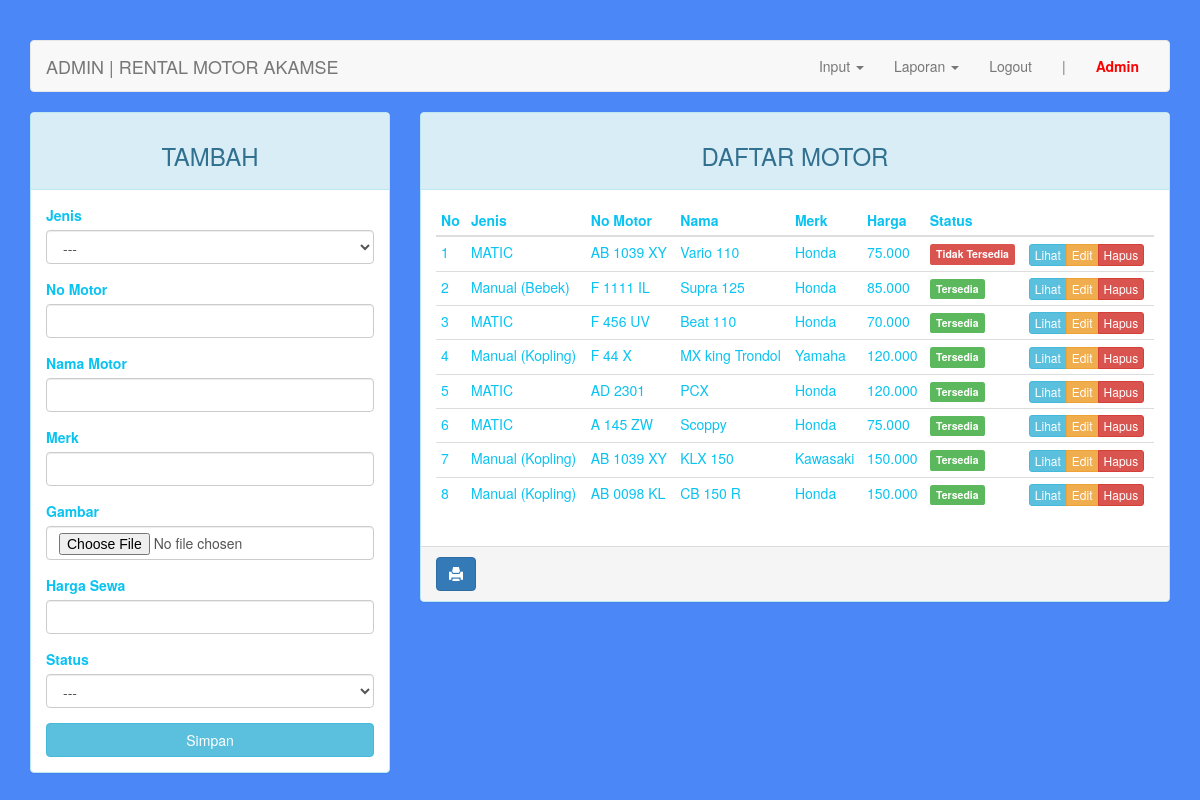
The app's page /admin/index.php?page=motor (signed in) with its own data.
### tables this page shows
CREATE TABLE `motor` (
  `id_motor` int(11) NOT NULL,
  `id_jenis` int(4) NOT NULL,
  `no_motor` varchar(10) NOT NULL,
  `merk` varchar(20) NOT NULL,
  `nama_motor` varchar(30) NOT NULL,
  `gambar` varchar(100) NOT NULL,
  `harga` varchar(7) NOT NULL,
  `status` enum('0','1') NOT NULL
);

CREATE TABLE `jenis` (
  `id_jenis` int(4) NOT NULL,
  `nama` varchar(30) NOT NULL
);

### admin/page/motor.php (the view, shortened to what this page needs)
<?php
$update = (isset($_GET['action']) AND $_GET['action'] == 'update') ? true : false;
?>
<div class="row">
	<div class="col-md-4 hidden-print">
	    <div class="panel panel-<?= ($update) ? "warning" : "info" ?>">
	        <div class="panel-heading"><h3 class="text-center"><?= ($update) ? "EDIT" : "TAMBAH" ?></h3></div>
	        <div class="panel-body">
	            <form action="<?=$_SERVER['REQUEST_URI']?>" method="POST" enctype="multipart/form-data">
	                <div class="form-group">
	                    <label for="id_jenis">Jenis</label>
											<select class="form-control" name="id_jenis">
												<option>---</option>
											</select>
	                </div>
	                <div class="form-group">
	                    <label for="no_motor">No Motor</label>
	                    <input type="text" name="no_motor" class="form-control" <?= (!$update) ?: 'value="'.$row["no_motor"].'"' ?>>
	                </div>
	                <div class="form-group">
	                    <label for="nama_motor">Nama Motor</label>
	                    <input type="text" name="nama_motor" class="form-control" <?= (!$update) ?: 'value="'.$row["nama_motor"].'"' ?>>
	                </div>
	                <div class="form-group">
	                    <label for="merk">Merk</label>
	                    <input type="text" name="merk" class="form-control" <?= (!$update) ?: 'value="'.$row["merk"].'"' ?>>
	                </div>
	                <div class="form-group">
	                    <label for="gambar">Gambar</label>
	                    <input type="file" name="gambar" class="form-control">
	                </div>
	                <div class="form-group">
	                    <label for="harga">Harga Sewa</label>
	                    <input type="text" name="harga" class="form-control" <?= (!$update) ?: 'value="'.$row["harga"].'"' ?>>
	                </div>
	                <div class="form-group">
	                    <label for="status">Status</label>
											<select class="form-control" name="status">
												<option>---</option>
											</select>
	                </div>
	                <button type="submit" class="btn btn-<?= ($update) ? "warning" : "info" ?> btn-block">Simpan</button>
	            </form>
	        </div>
	    </div>
	</div>
	<div class="col-md-8">
	    <div class="panel panel-info">
	        <div class="panel-heading"><h3 class="text-center">DAFTAR MOTOR</h3></div>
	        <div class="panel-body">
	            <table class="table table-condensed">
	                <thead>
	                    <tr>
	                        <th>No</th>
	                        <th>Jenis</th>
	                        <th>No Motor</th>
	                        <th>Nama</th>
	                        <th>Merk</th>
	                        <th>Harga</th>
	                        <th>Status</th>
	                        <th class="hidden-print"></th>
	                    </tr>
	                </thead>
	                <tbody>
	                    <?php $no = 1; ?>
	                    <?php if ($query = $connection->query("SELECT * FROM motor JOIN jenis USING(id_jenis)")): ?>
	                        <?php while($row = $query->fetch_assoc()): ?>
	                        <tr>
	                            <td><?=$no++?></td>
															<td><?=$row['nama']?></td>
															<td><?=$row['no_motor']?></td>
															<td><?=$row['nama_motor']?></td>
															<td><?=$row['merk']?></td>
															<td><?=$row['harga']?></td>
															<td><span class="label label-<?=($row['status']) ? "success" : "danger" ?>"><?=($row['status']) ? "Tersedia" : "Tidak Tersedia" ?></span></td>
	                            <td class="hidden-print">
	                                <div class="btn-group">
	                                    <a href="../assets/img/motor/<?=$row['gambar']?>" class="btn btn-info btn-xs fancybox">Lihat</a>
	                                    <a href="?page=motor&action=update&key=<?=$row['id_motor']?>" class="btn btn-warning btn-xs">Edit</a>
	                                    <a href="?page=motor&action=delete&key=<?=$row['id_motor']?>" class="btn btn-danger btn-xs">Hapus</a>
	                                </div>
	                            </td>
	                        </tr>
	                        <?php endwhile ?>
	                    <?php endif ?>
	                </tbody>
	            </table>
	        </div>
			    <div class="panel-footer hidden-print">
			        <a onClick="window.print();return false" class="btn btn-primary"><i class="glyphicon glyphicon-print"></i></a>
			    </div>
	    </div>
	</div>
</div>

### admin/index.php (shortened to what this page needs)
<?php
require_once "../config.php";
?>
<!DOCTYPE html>
<html lang="en">
<head>
    <link rel="stylesheet" href="../assets/css/bootstrap.min.css">
    <link rel="stylesheet" href="../assets/fancybox/source/jquery.fancybox.css" type="text/css" media="screen" />
    <link rel="stylesheet" href="../assets/fancybox/source/helpers/jquery.fancybox-buttons.css" type="text/css" media="screen" />
    <link rel="stylesheet" href="../assets/fancybox/source/helpers/jquery.fancybox-thumbs.css" type="text/css" media="screen" />
</head>
<body>
    <div class="container">
        <nav class="navbar navbar-default">
            <div class="container-fluid">
                <div class="navbar-header">
                    <a class="navbar-brand" href="#">ADMIN | RENTAL MOTOR AKAMSE</a>
                </div>
                <div class="collapse navbar-collapse" id="bs-example-navbar-collapse-1">
                    <ul class="nav navbar-nav navbar-right">
                        <li class="dropdown">
                          <a href="#" class="dropdown-toggle" data-toggle="dropdown" role="button" aria-haspopup="true" aria-expanded="false">Input <span class="caret"></span></a>
                        </li>
                        <li class="dropdown">
                          <a href="#" class="dropdown-toggle" data-toggle="dropdown" role="button" aria-haspopup="true" aria-expanded="false">Laporan <span class="caret"></span></a>
                        </li>
                        <li><a href="logout.php">Logout</a></li>
                        <li><a href="#">|</a></li>
                        <li><a href="#" style="font-weight: bold; color: red;"><?= ucfirst($_SESSION["admin"]["username"]) ?></a></li>
                    </ul>
                </div>
            </div>
        </nav>
        <div class="row">
            <div class="col-md-12">
              <?php include adminPage($_ADMINPAGE); ?>
            </div>
        </div>
    </div>
</body>
</html>

### admin/index.php (style rules this page uses)
body { margin-top: 40px; }

### records on screen
motor: id_jenis.nama "MATIC", no_motor "AB 1039 XY", nama_motor "Vario 110", merk "Honda", harga "75.000", status "Tidak Tersedia"
motor: id_jenis.nama "Manual (Bebek)", no_motor "F 1111 IL", nama_motor "Supra 125", merk "Honda", harga "85.000", status "Tersedia"
motor: id_jenis.nama "MATIC", no_motor "F 456 UV", nama_motor "Beat 110", merk "Honda", harga "70.000", status "Tersedia"
motor: id_jenis.nama "Manual (Kopling)", no_motor "F 44 X", nama_motor "MX king Trondol", merk "Yamaha", harga "120.000", status "Tersedia"
motor: id_jenis.nama "MATIC", no_motor "AD 2301", nama_motor "PCX", merk "Honda", harga "120.000", status "Tersedia"
motor: id_jenis.nama "MATIC", no_motor "A 145 ZW", nama_motor "Scoppy", merk "Honda", harga "75.000", status "Tersedia"
motor: id_jenis.nama "Manual (Kopling)", no_motor "AB 1039 XY", nama_motor "KLX 150", merk "Kawasaki", harga "150.000", status "Tersedia"
motor: id_jenis.nama "Manual (Kopling)", no_motor "AB 0098 KL", nama_motor "CB 150 R", merk "Honda", harga "150.000", status "Tersedia"

### other values on screen
$_SESSION["admin"]["username"] "Admin"
